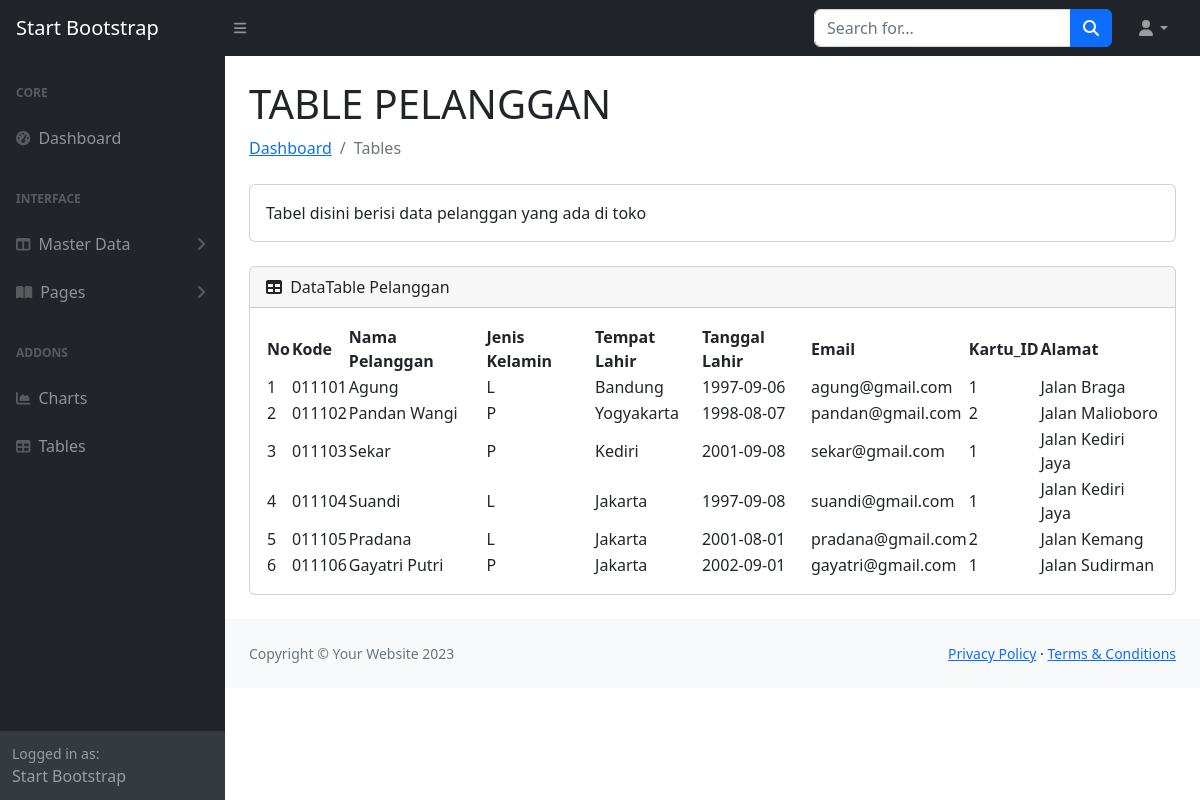
The app's page /index.php?url=pelanggan with its own data.
### tables this page shows
CREATE TABLE `pelanggan` (
  `id` int(11) NOT NULL,
  `kode` varchar(10) DEFAULT NULL,
  `nama_pelanggan` varchar(50) DEFAULT NULL,
  `jk` char(1) DEFAULT NULL,
  `tmp_lahir` varchar(30) DEFAULT NULL,
  `tgl_lahir` date DEFAULT NULL,
  `email` varchar(45) DEFAULT NULL,
  `kartu_id` int(11) NOT NULL,
  `alamat` varchar(40) DEFAULT NULL
);

CREATE TABLE `kartu` (
  `id` int(11) NOT NULL,
  `kode` varchar(6) DEFAULT NULL,
  `nama` varchar(30) NOT NULL,
  `diskon` double DEFAULT NULL,
  `iuran` double DEFAULT NULL
);

### models/Pelanggan.php (called while the page is built)
<?php
class Pelanggan {
    private $koneksi;
    public function __construct(){
        global $dbh;
        $this->koneksi = $dbh;
    }
    public function dataPelanggan(){
        $sql = "SELECT pelanggan.*, kartu.id as kartu_id FROM pelanggan INNER JOIN kartu ON kartu.id = pelanggan.kartu_id";
        $ps = $this->koneksi->prepare($sql);
        $ps->execute();
        $rs = $ps->fetchAll();
        return $rs;
    }
}
?>

### pelanggan.php (the view)
<?php
$model = new Pelanggan();
$data_pelanggan = $model->dataPelanggan();
?>
                        <h1 class="mt-4">TABLE PELANGGAN</h1>
                        <ol class="breadcrumb mb-4">
                            <li class="breadcrumb-item"><a href="index.php?url=dashboard">Dashboard</a></li>
                            <li class="breadcrumb-item active">Tables</li>
                        </ol>
                        <div class="card mb-4">
                            <div class="card-body">
                                Tabel disini berisi data pelanggan yang ada di toko
                            </div>
                        </div>
                        <div class="card mb-4">
                            <div class="card-header">
                                <i class="fas fa-table me-1"></i>
                                DataTable Pelanggan
                            </div>
                            <div class="card-body">
                                <table id="datatablesSimple">
                                    <thead>
                                        <tr>
                                            <th>No</th>
                                            <th>Kode</th>
                                            <th>Nama Pelanggan</th>
                                            <th>Jenis Kelamin</th>
                                            <th>Tempat Lahir</th>
                                            <th>Tanggal Lahir</th>
                                            <th>Email</th>
                                            <th>Kartu_ID</th>
                                            <th>Alamat</th>
                                        </tr>
                                    </thead>
                                    <tbody>
                                        <?php
                                        $no = 1;
                                        foreach($data_pelanggan as $row){
                                            ?>
                                        <tr>
                                            <td><?= $no ?></td>
                                            <td><?= $row['kode']?></td>
                                            <td><?= $row['nama_pelanggan']?></td>
                                            <td><?= $row['jk']?></td>
                                            <td><?= $row['tmp_lahir']?></td>
                                            <td><?= $row['tgl_lahir']?></td>
                                            <td><?= $row['email']?></td>
                                            <td><?= $row['kartu_id']?></td>
                                            <td><?= $row['alamat']?></td>
                                        </tr>
                                        <?php
                                            $no++;
                                        }
                                        ?>
                                    </tbody>
                                </table>
                            </div>
</div>
</div>
                <?php
                    include_once 'bottom.php';
                ?>

### records on screen
pelanggan: kode "011101", nama_pelanggan "Agung", jk "L", tmp_lahir "Bandung", tgl_lahir "1997-09-06", email "agung@gmail.com", kartu "1", alamat "Jalan Braga"
pelanggan: kode "011102", nama_pelanggan "Pandan Wangi", jk "P", tmp_lahir "Yogyakarta", tgl_lahir "1998-08-07", email "pandan@gmail.com", kartu "2", alamat "Jalan Malioboro"
pelanggan: kode "011103", nama_pelanggan "Sekar", jk "P", tmp_lahir "Kediri", tgl_lahir "2001-09-08", email "sekar@gmail.com", kartu "1", alamat "Jalan Kediri Jaya"
pelanggan: kode "011104", nama_pelanggan "Suandi", jk "L", tmp_lahir "Jakarta", tgl_lahir "1997-09-08", email "suandi@gmail.com", kartu "1", alamat "Jalan Kediri Jaya"
pelanggan: kode "011105", nama_pelanggan "Pradana", jk "L", tmp_lahir "Jakarta", tgl_lahir "2001-08-01", email "pradana@gmail.com", kartu "2", alamat "Jalan Kemang"
pelanggan: kode "011106", nama_pelanggan "Gayatri Putri", jk "P", tmp_lahir "Jakarta", tgl_lahir "2002-09-01", email "gayatri@gmail.com", kartu "1", alamat "Jalan Sudirman"
